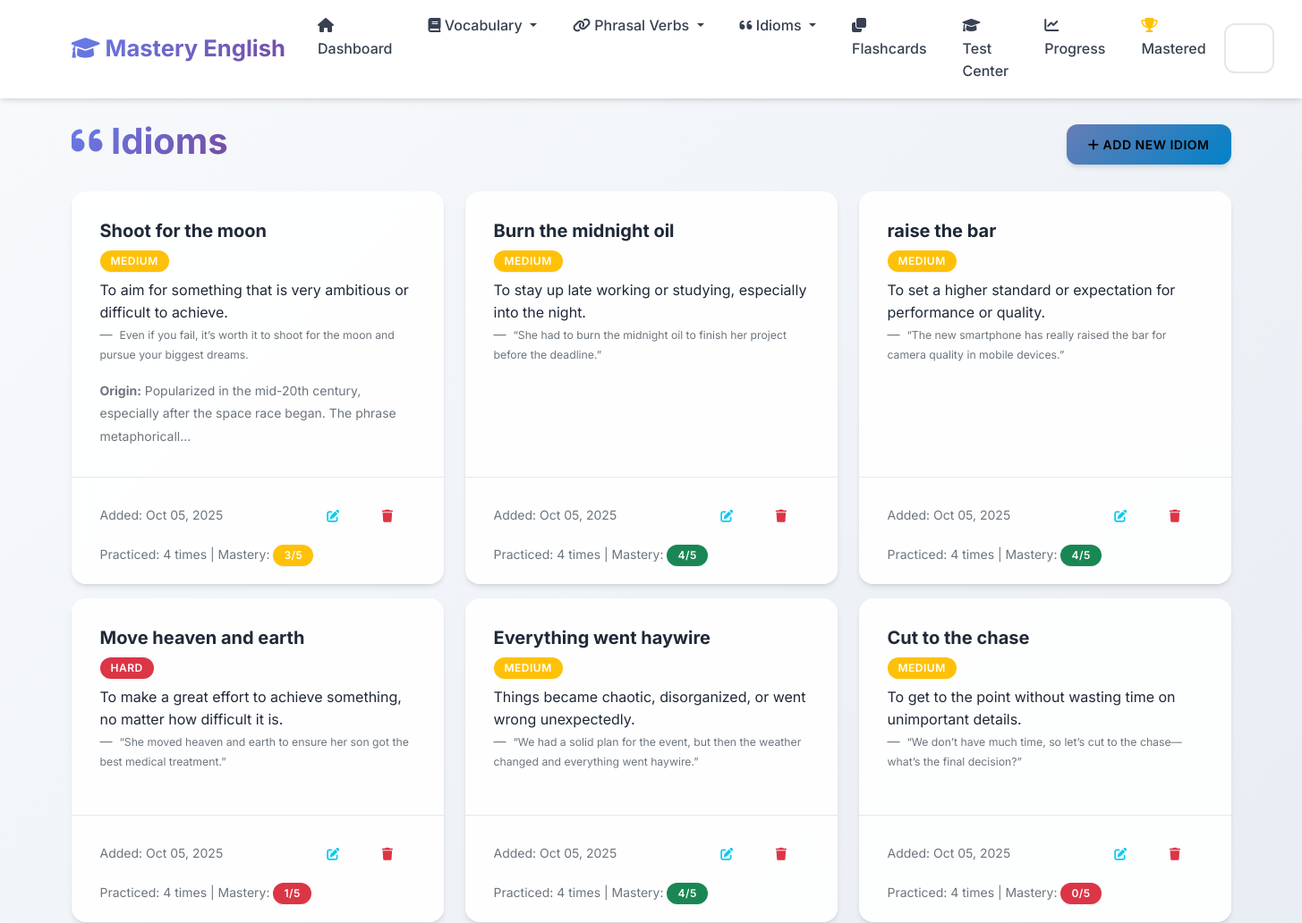
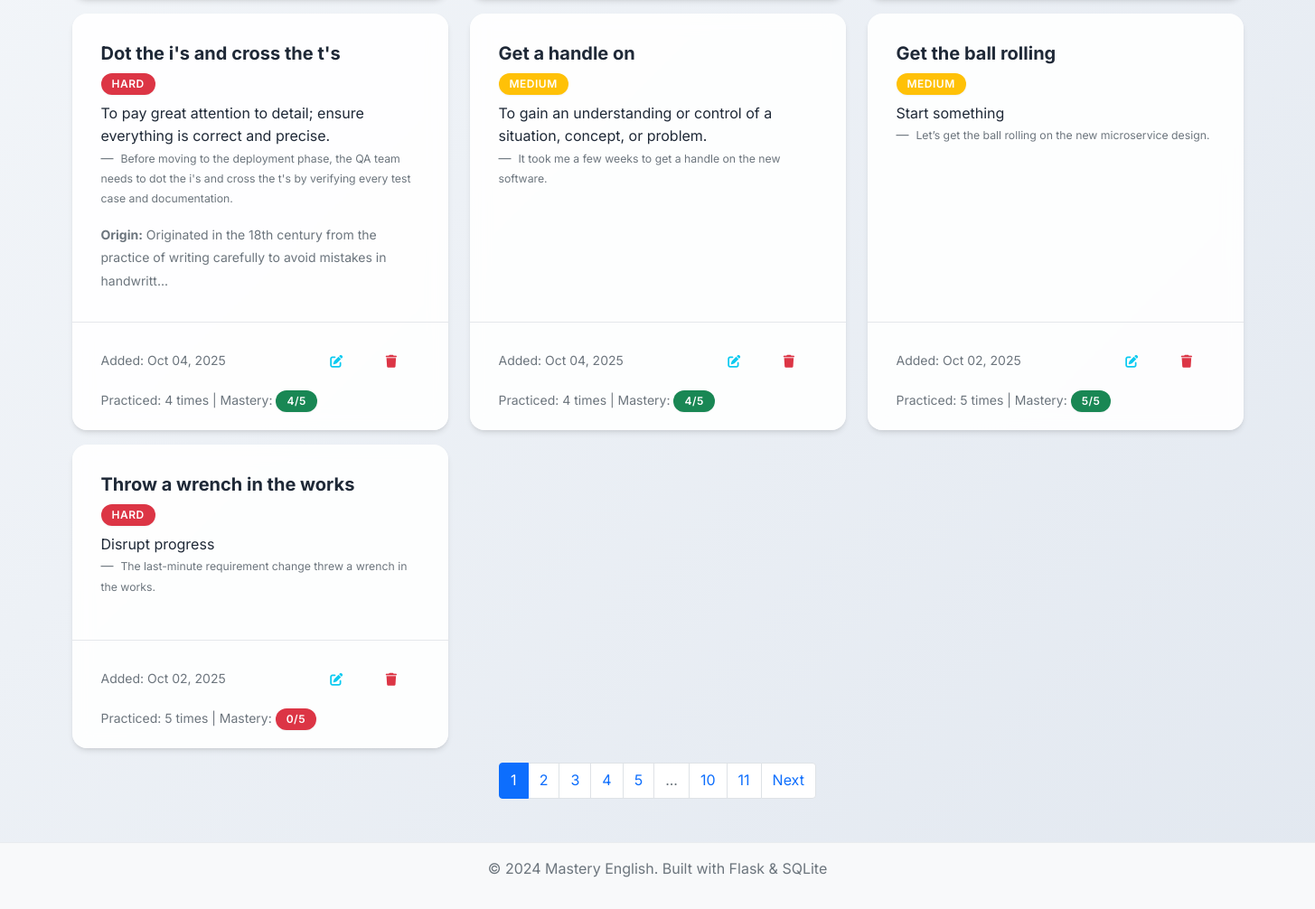
Page /idioms on the committed database (2 pictures, top to bottom).
### app.py (models this page shows, shortened)
class Idiom(db.Model):
    __tablename__ = 'idioms'
    id = db.Column(db.Integer, primary_key=True)
    idiom = db.Column(db.String(200), nullable=False)
    meaning = db.Column(db.Text, nullable=False)
    example_sentence = db.Column(db.Text)
    origin = db.Column(db.Text)
    difficulty_level = db.Column(db.String(20), default='medium')
    date_added = db.Column(db.DateTime, default=datetime.utcnow)
    times_practiced = db.Column(db.Integer, default=0)
    last_practiced = db.Column(db.DateTime)
    mastery_level = db.Column(db.Integer, default=0)

### app.py (the view)
@app.route('/idioms')
def idioms_list():
    page = request.args.get('page', 1, type=int)
    idioms = Idiom.query.order_by(Idiom.date_added.desc()).paginate(
        page=page, per_page=10, error_out=False)
    return render_template('idioms_list.html', idioms=idioms)

### templates/idioms_list.html (shortened to what this page needs)
{% extends "base.html" %}
{% block content %}
<div class="row">
    <div class="col-12">
        <div class="d-flex justify-content-between align-items-center mb-4">
            <h1>
                <i class="fas fa-quote-left"></i> Idioms
            </h1>
            <a href="{{ url_for('add_idiom') }}" class="btn btn-info">
                <i class="fas fa-plus"></i> Add New Idiom
            </a>
        </div>
    </div>
</div>
{% if idioms.items %}
    <div class="row">
        {% for idiom in idioms.items %}
            <div class="col-md-6 col-lg-4 mb-3">
                <div class="card h-100">
                    <div class="card-body">
                        <h5 class="card-title">{{ idiom.idiom }}</h5>
                        <span class="badge bg-{% if idiom.difficulty_level == 'easy' %}success{% elif idiom.difficulty_level == 'hard' %}danger{% else %}warning{% endif %} mb-2">
                            {{ idiom.difficulty_level.title() }}
                        </span>
                        <p class="card-text">{{ idiom.meaning }}</p>
                        {% if idiom.example_sentence %}
                            <blockquote class="blockquote-footer">
                                <small>{{ idiom.example_sentence }}</small>
                            </blockquote>
                        {% endif %}
                        {% if idiom.origin %}
                            <div class="mt-2">
                                <small class="text-muted">
                                    <strong>Origin:</strong> {{ idiom.origin[:100] }}{% if idiom.origin|length > 100 %}...{% endif %}
                                </small>
                            </div>
                        {% endif %}
                    </div>
                    <div class="card-footer bg-transparent">
                        <div class="d-flex justify-content-between align-items-center">
                            <small class="text-muted">
                                Added: {{ idiom.date_added.strftime('%b %d, %Y') }}
                            </small>
                            <div class="btn-group" role="group">
                                <a href="{{ url_for('edit_idiom', id=idiom.id) }}" class="btn btn-sm btn-outline-info">
                                    <i class="fas fa-edit"></i>
                                </a>
                                <button type="button" class="btn btn-sm btn-outline-danger" onclick="confirmDelete('{{ idiom.idiom }}', '{{ url_for('delete_idiom', id=idiom.id) }}')">
                                    <i class="fas fa-trash"></i>
                                </button>
                            </div>
                        </div>
                        {% if idiom.times_practiced > 0 %}
                            <div class="mt-2">
                                <small class="text-muted">
                                    Practiced: {{ idiom.times_practiced }} times
                                    | Mastery:
                                    <span class="badge bg-{% if idiom.mastery_level >= 4 %}success{% elif idiom.mastery_level >= 2 %}warning{% else %}danger{% endif %}">
                                        {{ idiom.mastery_level }}/5
                                    </span>
                                </small>
                            </div>
                        {% endif %}
                    </div>
                </div>
            </div>
        {% endfor %}
    </div>
    {% if idioms.pages > 1 %}
        <nav aria-label="Page navigation">
            <ul class="pagination justify-content-center">
                {% for page_num in idioms.iter_pages() %}
                    {% if page_num %}
                        {% if page_num != idioms.page %}
                            <li class="page-item">
                                <a class="page-link" href="{{ url_for('idioms_list', page=page_num) }}">{{ page_num }}</a>
                            </li>
                        {% else %}
                            <li class="page-item active">
                                <span class="page-link">{{ page_num }}</span>
                            </li>
                        {% endif %}
                    {% else %}
                        <li class="page-item disabled">
                            <span class="page-link">...</span>
                        </li>
                    {% endif %}
                {% endfor %}
                {% if idioms.has_next %}
                    <li class="page-item">
                        <a class="page-link" href="{{ url_for('idioms_list', page=idioms.next_num) }}">Next</a>
                    </li>
                {% endif %}
            </ul>
        </nav>
    {% endif %}
{% endif %}
{% endblock %}

### static/css/style.css (style rules this page uses)
:root { --primary-color: #6366f1; --primary-dark: #4f46e5; --primary-light: #8b5cf6; --success-color: #10b981; --success-dark: #059669; --info-color: #06b6d4; --info-dark: #0891b2; --warning-color: #f59e0b; --warning-dark: #d97706; --danger-color: #ef4444; --danger-dark: #dc2626; --light-color: #f8fafc; --dark-color: #1e293b; --gray-50: #f9fafb; --gray-100: #f3f4f6; --gray-200: #e5e7eb; --gray-300: #d1d5db; --gray-400: #9ca3af; --gray-500: #6b7280; --gray-600: #4b5563; --gray-700: #374151; --gray-800: #1f2937; --gray-900: #111827; --gradient-primary: linear-gradient(135deg, #667eea 0%, #764ba2 100%); --gradient-success: linear-gradient(135deg, #11998e 0%, #38ef7d 100%); --gradient-info: linear-gradient(135deg, #667db6 0%, #0082c8 100%); --gradient-warning: linear-gradient(135deg, #f093fb 0%, #f5576c 100%); --gradient-hero: linear-gradient(135deg, #667eea 0%, #764ba2 50%, #f093fb 100%); --shadow-sm: 0 1px 2px 0 rgba(0, 0, 0, 0.05); --shadow: 0 4px 6px -1px rgba(0, 0, 0, 0.1), 0 2px 4px -1px rgba(0, 0, 0, 0.06); --shadow-md: 0 10px 15px -3px rgba(0, 0, 0, 0.1), 0 4px 6px -2px rgba(0, 0, 0, 0.05); --shadow-lg: 0 20px 25px -5px rgba(0, 0, 0, 0.1), 0 10px 10px -5px rgba(0, 0, 0, 0.04); --shadow-xl: 0 25px 50px -12px rgba(0, 0, 0, 0.25); }
body { font-family: 'Inter', 'Segoe UI', -apple-system, BlinkMacSystemFont, sans-serif; background: linear-gradient(135deg, #f8fafc 0%, #e2e8f0 100%); min-height: 100vh; line-height: 1.6; color: var(--gray-800); }
.card { border: none; border-radius: 16px; background: rgba(255, 255, 255, 0.9); backdrop-filter: blur(10px); box-shadow: var(--shadow); transition: all 0.4s cubic-bezier(0.4, 0, 0.2, 1); position: relative; overflow: hidden; }
.card::before { content: ''; position: absolute; top: 0; left: 0; width: 100%; height: 2px; background: var(--gradient-primary); transform: scaleX(0); transition: transform 0.3s ease; }
.card-body { padding: 2rem; }
.card-footer { background: rgba(248, 250, 252, 0.8); border-top: 1px solid var(--gray-200); border-radius: 0 0 16px 16px; padding: 1.25rem 2rem; }
.badge { font-size: 0.7rem; border-radius: 12px; padding: 0.4em 0.8em; }
.btn { border-radius: 12px; font-weight: 600; padding: 0.75rem 1.5rem; text-transform: uppercase; letter-spacing: 0.5px; font-size: 0.875rem; transition: all 0.3s cubic-bezier(0.4, 0, 0.2, 1); position: relative; overflow: hidden; border: none; }
.btn::before { content: ''; position: absolute; top: 0; left: -100%; width: 100%; height: 100%; background: linear-gradient(90deg, transparent, rgba(255,255,255,0.2), transparent); transition: left 0.5s; }
.btn-info { background: var(--gradient-info); box-shadow: var(--shadow); }
.btn-group .btn { border-radius: 6px; }
h1, h2, h3, h4, h5, h6 { font-weight: 700; color: var(--gray-800); }
h1 { background: var(--gradient-primary); -webkit-background-clip: text; -webkit-text-fill-color: transparent; background-clip: text; }
.badge { font-size: 0.75rem; border-radius: 20px; padding: 0.5em 1em; font-weight: 600; text-transform: uppercase; letter-spacing: 0.5px; box-shadow: var(--shadow-sm); }
.fa, .fas, .far { transition: all 0.3s ease; }

### rows in the picture
Idiom: idiom "Shoot for the moon", difficulty_level "MEDIUM", meaning "To aim for something that is very ambitious or difficult to achieve.", example_sentence "Even if you fail, it’s worth it to shoot for the moon and pursue your biggest dreams.", origin "Popularized in the mid-20th century, especially after the space race began. The phrase metaphoricall", date_added "Oct 05, 2025", times_practiced "4", mastery_level "3"
Idiom: idiom "Burn the midnight oil", difficulty_level "MEDIUM", meaning "To stay up late working or studying, especially into the night.", example_sentence "“She had to burn the midnight oil to finish her project before the deadline.”", date_added "Oct 05, 2025", times_practiced "4", mastery_level "4"
Idiom: idiom "raise the bar", difficulty_level "MEDIUM", meaning "To set a higher standard or expectation for performance or quality.", example_sentence "“The new smartphone has really raised the bar for camera quality in mobile devices.”", date_added "Oct 05, 2025", times_practiced "4", mastery_level "4"
Idiom: idiom "Move heaven and earth", difficulty_level "HARD", meaning "To make a great effort to achieve something, no matter how difficult it is.", example_sentence "“She moved heaven and earth to ensure her son got the best medical treatment.”", date_added "Oct 05, 2025", times_practiced "4", mastery_level "1"
Idiom: idiom "Everything went haywire", difficulty_level "MEDIUM", meaning "Things became chaotic, disorganized, or went wrong unexpectedly.", example_sentence "“We had a solid plan for the event, but then the weather changed and everything went haywire.”", date_added "Oct 05, 2025", times_practiced "4", mastery_level "4"
Idiom: idiom "Cut to the chase", difficulty_level "MEDIUM", meaning "To get to the point without wasting time on unimportant details.", example_sentence "“We don’t have much time, so let’s cut to the chase—what’s the final decision?”", date_added "Oct 05, 2025", times_practiced "4", mastery_level "0"
Idiom: idiom "Dot the i's and cross the t's", difficulty_level "HARD", meaning "To pay great attention to detail; ensure everything is correct and precise.", example_sentence "Before moving to the deployment phase, the QA team needs to dot the i's and cross the t's by verifying every test case and documentation.", origin "Originated in the 18th century from the practice of writing carefully to avoid mistakes in handwritt", date_added "Oct 04, 2025", times_practiced "4", mastery_level "4"
Idiom: idiom "Get a handle on", difficulty_level "MEDIUM", meaning "To gain an understanding or control of a situation, concept, or problem.", example_sentence "It took me a few weeks to get a handle on the new software.", date_added "Oct 04, 2025", times_practiced "4", mastery_level "4"
Idiom: idiom "Get the ball rolling", difficulty_level "MEDIUM", meaning "Start something", example_sentence "Let’s get the ball rolling on the new microservice design.", date_added "Oct 02, 2025", times_practiced "5", mastery_level "5"
Idiom: idiom "Throw a wrench in the works", difficulty_level "HARD", meaning "Disrupt progress", example_sentence "The last-minute requirement change threw a wrench in the works.", date_added "Oct 02, 2025", times_practiced "5", mastery_level "0"

### other values in the picture
{{ page_num }} "1"
{{ page_num }} "2" "3" "4" "5" "10" "11"
